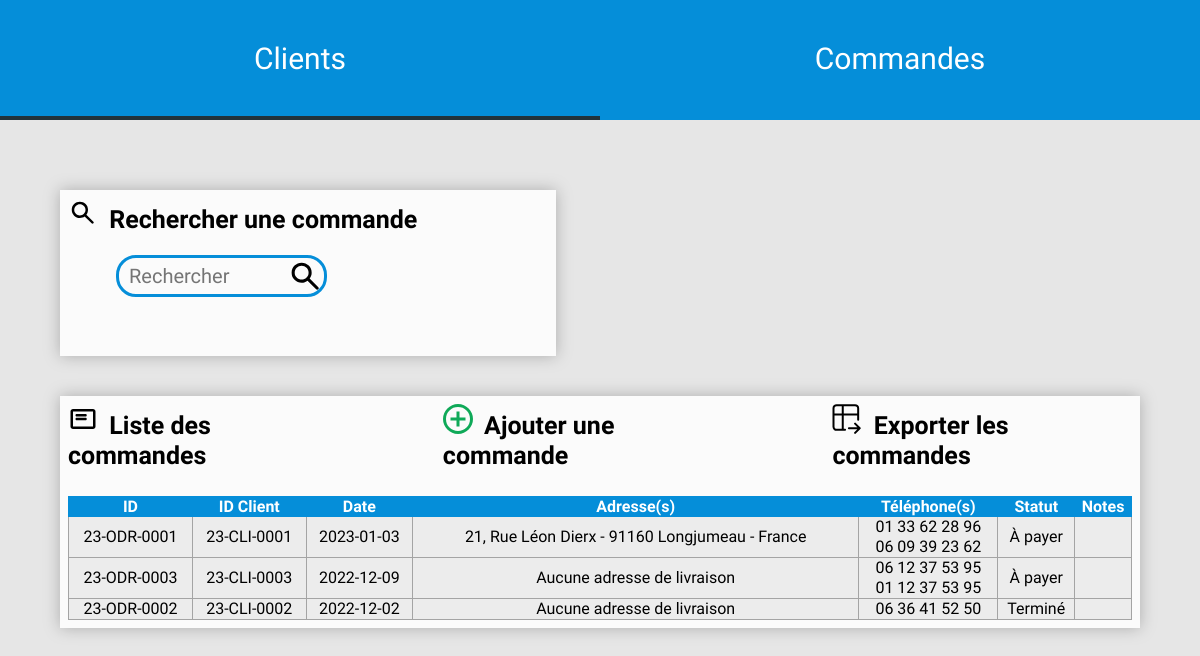
Page /index.php?tab=Order on the committed database.
### tables this page shows
CREATE TABLE IF NOT EXISTS `commande` (
  `id_commande` varchar(50) NOT NULL,
  `id_client` varchar(50) DEFAULT NULL,
  `prix_commande` float DEFAULT '0',
  `fdp_commande` float DEFAULT '0',
  `statut_commande` varchar(50) DEFAULT 'À payer',
  `date_commande` date NOT NULL,
  `note` text,
  `alerte` tinyint(1) DEFAULT NULL,
  PRIMARY KEY (`id_commande`),
  KEY `id_client` (`id_client`)
);

CREATE TABLE IF NOT EXISTS `adresse` (
  `id_adresse` int NOT NULL AUTO_INCREMENT,
  `id_client` varchar(50) NOT NULL,
  `num_voie` int NOT NULL,
  `voie` varchar(50) NOT NULL,
  `ville` varchar(50) NOT NULL,
  `code_postal` int NOT NULL,
  `pays` varchar(50) NOT NULL,
  `type_adresse` varchar(50) NOT NULL,
  PRIMARY KEY (`id_adresse`),
  KEY `id_client` (`id_client`)
);

CREATE TABLE IF NOT EXISTS `telephone` (
  `id_telephone` int NOT NULL AUTO_INCREMENT,
  `id_client` varchar(50) DEFAULT NULL,
  `num_telephone` varchar(50) DEFAULT NULL,
  `code_region` int NOT NULL,
  PRIMARY KEY (`id_telephone`),
  KEY `id_client` (`id_client`)
);

### order.php (shortened to what this page needs)
<div id="searchBoxOrder" class="box searchBox">
    <p id="searchTitle" class="titleSection">
        <img src="Icons/search.svg" alt="search icon" class="icon">
        Rechercher une commande
    </p>
    <form action="./index.php?tab=Order" method="post" class="formSearch">
        <input type="text" name="searchOrder" id="searchBar" placeholder="Rechercher">
    </form>
</div>
<div id="listBoxOrder" class="box listBox">
    <div class="listTitleDiv">
        <p id="listTitle" class="titleSection">
            <img src="Icons/list.svg" alt="list icon" class="icon">
            Liste des commandes
        </p>
        <p id="addTitleOrder" class="titleSection clickableTitle">
            <img src="Icons/add.svg" alt="add icon" class="icon">
            Ajouter une commande
        </p>
        <p id="exportTitle" class="titleSection clickableTitle">
            <img src="Icons/export.svg" alt="export icon" class="icon">
            Exporter les commandes
        </p>
    </div>
    <?php
    if (isset($_POST['searchOrder'])) { ?>
        <?php $search = $_POST['searchOrder'];
        $sql = "SELECT * FROM commande WHERE id_commande LIKE '%$search%' OR id_client LIKE '%$search%' ORDER BY date_commande DESC";
        $infos = $conn->query($sql);
        if ($infos->num_rows == 0) {
            echo "0 results";
        }
    }
    else {
        $sql = "SELECT DISTINCT * FROM commande ORDER BY date_commande DESC";
        $infos = $conn->query($sql);
    }
    $i = 0;
    ?>
    <table class="listClient">
    <thead>
        <tr>
        <th class="elementThead">ID</th>
        <th class="elementThead">ID Client</th>
        <th class="elementThead">Date</th>
        <th class="elementThead">Adresse(s)</th>
        <th class="elementThead">Téléphone(s)</th>
        <th class="elementThead">Statut</th>
        <th class="elementThead">Notes</th>
        </tr>
    </thead>
    <tbody id="listOrder">
        <?php
        while($info = $infos->fetch_assoc()) {
            $i++;
            $sql = "SELECT * FROM telephone WHERE id_client = '".$info["id_client"]."'";
            $nums = $conn->query($sql);
            echo "<tr>";
            echo "<td class='elementTbody' id='click_id_order".$i."'>".$info["id_commande"]."</td>";
            echo "<td class='elementTbody' id='click_id_client2".$i."'>".$info["id_client"]."</td>";
            $sql = "SELECT * FROM adresse WHERE type_adresse = 'Livraison' AND id_client = '".$info["id_client"]."' LIMIT 1";
            $addresse = $conn->query($sql);
            $sql = "SELECT * FROM produit";
            $products = $conn->query($sql);
            ?>
        <?php
            echo "<td class='elementTbody'>".$info["date_commande"]."</td>";
            if ($addresse->num_rows == 0) {
                echo "<td class='elementTbody'>Aucune adresse de livraison</td>";
            }
            else {
                $adr = $addresse->fetch_assoc();
                $adresseStr = $adr["num_voie"].", ".$adr["voie"]." - ".$adr["code_postal"]." ".$adr["ville"]." - ".$adr["pays"];
                echo "<td class='elementTbody'>".$adresseStr."</td>";
            }
            $numsStr = '';
            while($num = $nums->fetch_assoc()) {
            $numsStr .= $num["num_telephone"]."<br>";
            }
            echo "<td class='elementTbody'>".$numsStr."</td>";
            echo "<td class='elementTbody'>".$info["statut_commande"]."</td>";
            echo "<td class='elementTbody'>".$info["note"]."</td>";
            echo "</tr>";
        }
        ?>
    </tbody>
    </table>
</div>

### style.css (style rules this page uses)
* { background-color: #E6E6E6; margin: 0; padding: 0; font-family: 'Bellota Text', cursive; }
.box { filter: drop-shadow(0px 0px 8px rgba(0, 0, 0, 0.25)); padding: 8px; }
.searchBox { background-color: #FBFBFB; margin-top: 70px; margin-left: 5%; width: 40%; height: 150px; }
.titleSection { background-color: transparent; font-size: 25px; font-weight: bold; user-select: none; line-height: 30px; vertical-align: middle; }
.icon { width: 30px; height: 30px; background-color: transparent; order: -1; margin-right: 5px; user-select: none; }
#searchBar { border: 3px solid #058ED9; border-radius: 20px; margin-top: 20px; margin-left: 10%; padding: 3px; padding-left: 10px; font-size: 20px; height: 30px; width: 40%; background: url("Icons/search.svg") top right no-repeat; }
.listBox { background-color: #FBFBFB; margin-top: 40px; margin-left: 5%; margin-right: 5%; min-height: 150px; height: auto; }
.listTitleDiv { background-color: transparent; display: flex; flex-direction: row; gap: 10%; }
.clickableTitle { cursor: pointer; }
.listClient { background-color: transparent; margin-top: 25px; width: 100%; border-collapse: collapse; }
.elementThead { background-color: #058ED9; color: white; border: 1px solid #058ED9; }
.elementTbody { background-color: #ECECEC; text-align: center; border: 1px solid #A4A4A4; line-height: 20px; }
.formSearch { background-color: transparent; }

### rows in the picture
commande: id_commande "23-ODR-0001", id_client "23-CLI-0001", date_commande "2023-01-03", adresse.num_voie+voie+code_postal "21, Rue Léon Dierx - 91160 Longjumeau - France", statut_commande "À payer"
telephone: num_telephone "01 33 62 28 96"
telephone: num_telephone "06 09 39 23 62"
commande: id_commande "23-ODR-0003", id_client "23-CLI-0003", date_commande "2022-12-09", shows "Aucune adresse de livraison", statut_commande "À payer"
telephone: num_telephone "06 12 37 53 95"
telephone: num_telephone "01 12 37 53 95"
commande: id_commande "23-ODR-0002", id_client "23-CLI-0002", date_commande "2022-12-02", shows "Aucune adresse de livraison", statut_commande "Terminé"
telephone: num_telephone "06 36 41 52 50"
